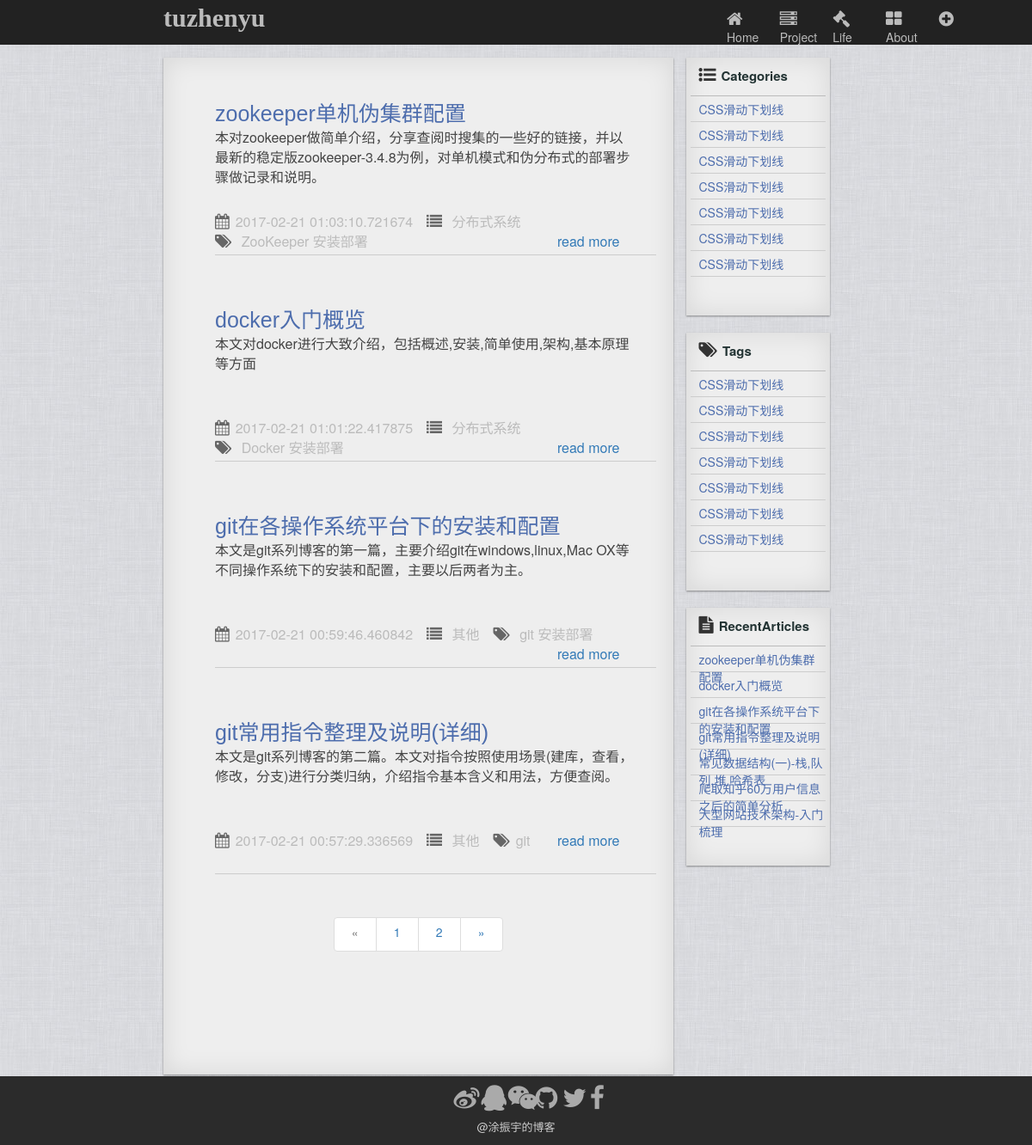
The page /index on the database as committed earlier.
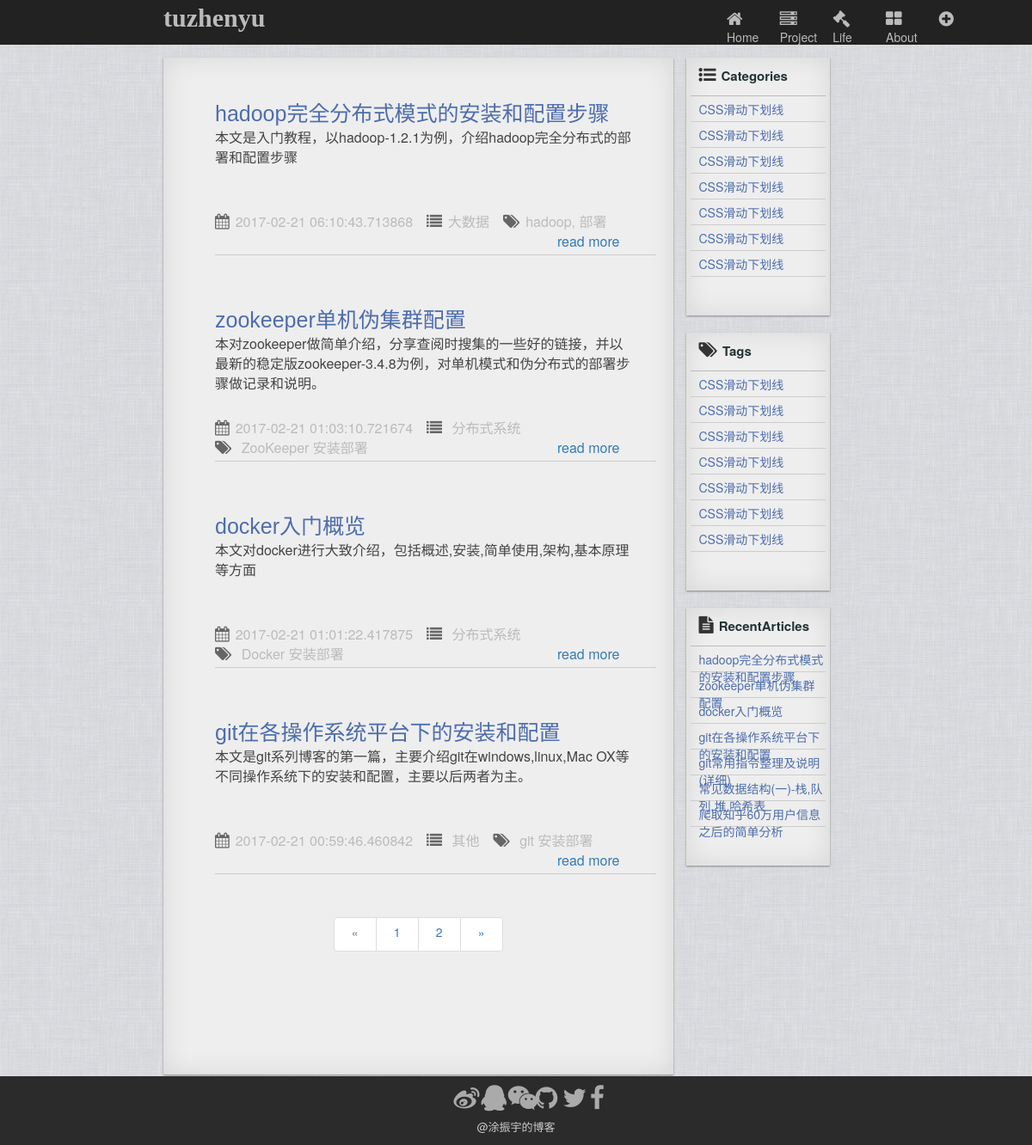
The same page on the database as committed later.
### app/models.py (models this page shows)
class Article(db.Model):
    __tablename__ = 'articles'
    id = db.Column(db.Integer, primary_key = True)
    markDownEdit = db.Column(db.Text)
    timestamp = db.Column(db.DateTime,index=True,default=datetime.utcnow)
    title = db.Column(db.String(128))
    category = db.Column(db.String(32))
    tag = db.Column(db.String(32))
    describe = db.Column(db.Text)

### app/views.py (the view)
@app.route('/index', methods=['GET','POST'])
def index():
    page = request.args.get('page', 1, type=int)
    pagination = models.Article.query.order_by(models.Article.timestamp.desc()).paginate(page, per_page=app.config['FLASKY_POSTS_PER_PAGE'],error_out=False)
    articles = pagination.items
    recentArticles = models.Article.query.order_by(models.Article.timestamp.desc())[0:7]
    return render_template("index.html",articles = articles,pagination = pagination,recentArticles = recentArticles)

### app/templates/index.html
{% extends "base.html" %}
{% block content %}
<div class="wrapper row">
  <div class="col-md-2"></div>
  <div class="col-md-8 row">
    <div class="col-md-9 leftSection">
      <ul class="articles">
        {% for article in articles %}
          <li class="blogAticle">
            <div class="articleHeader">
              <p><a href="{{ url_for('article', id=article.id) }}">{{article.title}}</a></p>
            </div>
            <div class="articleContent">
              <p>{{article.describe}}</p>
            </div>
            <div class="articleFooter">
              <ul>
                <li><i class="fa fa-calendar fa-1x" aria-hidden="true"></i><span>{{article.timestamp}}</span></li>
                <li><i class="fa fa-list fa-1x" aria-hidden="true"></i><span>{{article.category}}</span></li>
                <li><i class="fa fa-tags fa-1x" aria-hidden="true"></i><span>{{article.tag}}</span></li>
                <li class="readMore"><a href="{{ url_for('article', id=article.id) }}">read more</a></li>
              </ul>
            </div>
          </li>
        {% endfor %}
      </ul>
      <div class="paginationWapper">
        <ul class="pagination">
          <li {% if not pagination.has_prev %} class="disabled"{% endif %}>
            <a href="{% if pagination.has_prev %}{{ url_for('index',page = pagination.page - 1) }}{% else %}#{% endif %}">&laquo;</a>
          </li>
          {% for p in pagination.iter_pages() %}
            {% if p %}
              <li><a href="{{ url_for('index', page = p) }}">{{p}}</a></li>
            {% else %}
            <li><a href="{{ url_for('index', page = p) }}">...</a></li>
            {% endif %}
          {% endfor %}
          <li {% if not pagination.has_next %} class="disabled"{% endif %}>
            <a href="{% if pagination.has_next %}{{ url_for('index',page = pagination.page + 1) }}{% else %}#{% endif %}">&raquo;</a>
          </li>
        </ul>
      </div>
    </div>
    <div class="col-md-3 rightSection">
      <div class="side categories">
        <div class="header"><i class="fa fa-list-ul" aria-hidden="true"></i><span>Categories</span></div>
        <ul>
          <li>CSS滑动下划线</li>
          <li>CSS滑动下划线</li>
          <li>CSS滑动下划线</li>
          <li>CSS滑动下划线</li>
          <li>CSS滑动下划线</li>
          <li>CSS滑动下划线</li>
          <li>CSS滑动下划线</li>
        </ul>
      </div>
      <div class="side tags">
        <div class="header"><i class="fa fa-tags" aria-hidden="true"></i><span>Tags</span></div>
        <ul>
          <li>CSS滑动下划线</li>
          <li>CSS滑动下划线</li>
          <li>CSS滑动下划线</li>
          <li>CSS滑动下划线</li>
          <li>CSS滑动下划线</li>
          <li>CSS滑动下划线</li>
          <li>CSS滑动下划线</li>
        </ul>
      </div>
      <div class="side recentArticles">
        <div class="header"><i class="fa fa-file-text" aria-hidden="true"></i><span>RecentArticles</span></div>
        <ul>
          {% for recentArticle in recentArticles %}
            <li><a href="{{ url_for('article', id = recentArticle.id) }}">{{recentArticle.title}}</a></li>
          {% endfor %}
        </ul>
      </div>
    </div>
  </div>
</div>
{% endblock %}

### app/templates/base.html (shortened to what this page needs)
<!DOCTYPE html>
<html>
  <head>
    <link href="../static/css/bootstrap.min.css" rel="stylesheet">
    <link href="../static/css/font-awesome.min.css" rel="stylesheet"/>
    <link href="../static/css/bootstrap-tokenfield.css" rel="stylesheet">
    <link href="../static/css/style.css" rel="stylesheet">
  </head>
  <body>
    <header class="row">
      <div class="col-md-2 col-md-offset-2 row logo"><a href="#">tuzhenyu</a></div>
      <div class="col-md-4 col-md-offset-4 navigation">
        <ul class="row">
            <li class="col-md-2"><a id="home" href="/index"><i class="fa fa-home" aria-hidden="true"></i>Home</a></li>
            <li class="col-md-2"><a id="project" href="#"><i class="fa fa-server" aria-hidden="true"></i>Project</a></li>
            <li class="col-md-2"><a id="life" href="#"><i class="fa fa-gavel" aria-hidden="true"></i>Life</a></li>
            <li class="col-md-2"><a id="about" href="#"><i class="fa fa-th-large" aria-hidden="true"></i>About</a></li>
            <li class="col-md-2"><a id="create" href="/create"><i class="fa fa-plus-circle" aria-hidden="true"></i></a></li>
        </ul>
      </div>
    </header>
    <div class="contant">
      {% block content %}{% endblock %}
    </div>
    <footer>
      <div class="row">
        <ul class="col-md-4 col-md-offset-5 row">
          <div class="col-md-1"><a href="#"><i class="fa fa-weibo" aria-hidden="true"></i></a></div>
          <div class="col-md-1"><a href="#"><i class="fa fa-qq" aria-hidden="true"></i></a></div>
          <div class="col-md-1"><a href="#"><i class="fa fa-weixin" aria-hidden="true"></i></a></div>
          <div class="col-md-1"><a href="#"><i class="fa fa-github" aria-hidden="true"></i></a></div>
          <div class="col-md-1"><a href="#"><i class="fa fa-twitter" aria-hidden="true"></i></a></div>
          <div class="col-md-1"><a href="#"><i class="fa fa-facebook" aria-hidden="true"></i></a></div>
        </ul>
      </div>
      <div class="power"><p>@涂振宇的博客</p></div>
    </footer>
  </body>
</html>

### app/static/css/style.css (style rules this page uses)
body { width: 100%; height: 100%; }
header { height: 52px; background: #222; margin: 0; padding: 0; }
.logo { padding: 0; }
.logo a { text-decoration: none; font-family:"SimHei"; font-size: 30px; font-weight: bold; color:#bbb; }
.navigation ul { list-style: none; margin-top: 12px; }
.navigation ul li a { text-decoration: none; font-size: 14px; color: #bbb; }
.navigation .fa { font-size: 20px; color: #bbb; margin-right: 7px; }
.contant { width: 100%; height: 1200px; background-color: #e2e2e2; background: url(../img/background.jpg); background-repeat:repeat;; margin: 0; padding-top: 15px; }
.wrapper .leftSection { height: 1183px; padding: 20px; background-color: #eee; box-shadow: 0 1px 2px rgba(0, 0, 0, 0.4), 0 0 30px rgba(10, 10, 0, 0.1) inset; }
.leftSection ul { list-style: none; }
.blogAticle { width: 100%; height: 210px; padding: 20px 0; margin-bottom: 30px; border-bottom:1px solid #ccc; }
.articleHeader { width: 95%; height: 25%; }
.articleHeader a { line-height: 50px;; font-size: 25px; font-weight: normal; font-family: "Ubuntu", Helvetica, Arial, sans-serif; color: #4d6dad; text-decoration: none; }
.articleContent { width: 95%; height: 55%; }
.articleContent p { color: #444; font-size: 16px; }
.articleFooter ul { list-style: none; margin-top: 5px; padding: 0; }
.articleFooter ul li { display: inline-block; color:#666; margin-right: 12px; }
.articleFooter ul li span { color:#bbb; font-size: 16px; }
.articleFooter ul li i { margin-right: 7px; font-size: 18px; }
.readMore { float: right; color: #4d6dad; font-size: 16px; }
.readMore a { text-decoration: none; margin-right: 30px; }
.paginationWapper { text-align: center; }
.pagination li a { width: 50px; height: 40px; }
.wrapper .rightSection { height: 1185px; }
.side { width: 100%; height: 300px; margin-bottom: 20px; padding: 5px; background-color: #eee; box-shadow: 0 1px 2px rgba(0, 0, 0, 0.4), 0 0 30px rgba(10, 10, 0, 0.1) inset; }
.side .header { width: 100%; height: 40px; padding-left: 10px; padding-top: 5px; border-bottom: 1px solid #bbb; }
.side .header i { font-size: 20px; margin-right: 6px; }
.side .header span { font-size: 15px; font-weight: bold; color:#233; }
.side ul { list-style: none; padding: 0; }
.side ul li { width: 100%; height: 30px; padding-left: 10px; padding-top: 5px; border-bottom: 1px solid #ccc; color: #4d6dad; }
.side ul li a { color: #4d6dad; }
footer { width: 100%; height: 80px; background: #2b2b2b; }
footer ul { margin-top: 10px; }
footer .fa { font-size: 30px; color: #aaa; margin-right: 10px; }
footer .power { text-align: center; }
footer p { font-size: 13px; color: #ccc; }

Rows that differ between the two databases and show on the page:
no longer on one of the page's lists (row unchanged): Article: title "git常用指令整理及说明(详细)", describe "本文是git系列博客的第二篇。本文对指令按照使用场景(建库，查看，修改，分支)进行分类归纳，介绍指令基本含义和用法，方便查阅。", timestamp "2017-02-21 00:57:29.336569", category "其他", tag "git"
no longer on this page (row unchanged): Article: title "大型网站技术架构-入门梳理"
added Article: title "hadoop完全分布式模式的安装和配置步骤", describe "本文是入门教程，以hadoop-1.2.1为例，介绍hadoop完全分布式的部署和配置步骤", timestamp "2017-02-21 06:10:43.713868", category "大数据", tag "hadoop, 部署"
